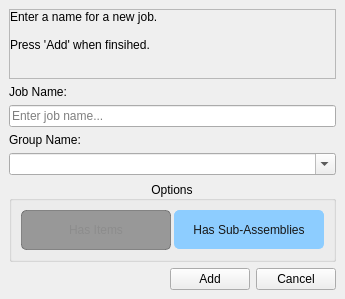
<?xml version="1.0" encoding="UTF-8"?>
<ui version="4.0">
 <class>Form</class>
 <widget class="QDialog" name="Form">
  <property name="geometry">
   <rect>
    <x>0</x>
    <y>0</y>
    <width>344</width>
    <height>291</height>
   </rect>
  </property>
  <property name="windowTitle">
   <string>Form</string>
  </property>
  <layout class="QHBoxLayout" name="horizontalLayout">
   <property name="spacing">
    <number>0</number>
   </property>
   <property name="leftMargin">
    <number>0</number>
   </property>
   <property name="topMargin">
    <number>0</number>
   </property>
   <property name="rightMargin">
    <number>0</number>
   </property>
   <property name="bottomMargin">
    <number>0</number>
   </property>
   <item>
    <widget class="QWidget" name="widget" native="true">
     <property name="contextMenuPolicy">
      <enum>Qt::ActionsContextMenu</enum>
     </property>
     <property name="autoFillBackground">
      <bool>false</bool>
     </property>
     <property name="styleSheet">
      <string notr="true"/>
     </property>
     <layout class="QVBoxLayout" name="verticalLayout_3" stretch="0">
      <property name="leftMargin">
       <number>0</number>
      </property>
      <property name="topMargin">
       <number>0</number>
      </property>
      <property name="rightMargin">
       <number>0</number>
      </property>
      <property name="bottomMargin">
       <number>0</number>
      </property>
      <item>
       <layout class="QVBoxLayout" name="verticalLayout">
        <property name="leftMargin">
         <number>9</number>
        </property>
        <property name="topMargin">
         <number>9</number>
        </property>
        <property name="rightMargin">
         <number>9</number>
        </property>
        <property name="bottomMargin">
         <number>9</number>
        </property>
        <item>
         <layout class="QHBoxLayout" name="horizontalLayout_4" stretch="0">
          <item>
           <widget class="QScrollArea" name="scrollArea">
            <property name="widgetResizable">
             <bool>true</bool>
            </property>
            <widget class="QWidget" name="scrollAreaWidgetContents">
             <property name="geometry">
              <rect>
               <x>0</x>
               <y>0</y>
               <width>322</width>
               <height>69</height>
              </rect>
             </property>
             <layout class="QVBoxLayout" name="verticalLayout_4">
              <property name="spacing">
               <number>0</number>
              </property>
              <property name="leftMargin">
               <number>0</number>
              </property>
              <property name="topMargin">
               <number>0</number>
              </property>
              <property name="rightMargin">
               <number>0</number>
              </property>
              <property name="bottomMargin">
               <number>0</number>
              </property>
              <item>
               <widget class="QLabel" name="lblMessage">
                <property name="sizePolicy">
                 <sizepolicy hsizetype="Preferred" vsizetype="Minimum">
                  <horstretch>0</horstretch>
                  <verstretch>0</verstretch>
                 </sizepolicy>
                </property>
                <property name="text">
                 <string>Enter a name for a new job.

Press 'Add' when finsihed.</string>
                </property>
                <property name="alignment">
                 <set>Qt::AlignLeading|Qt::AlignLeft|Qt::AlignTop</set>
                </property>
                <property name="wordWrap">
                 <bool>true</bool>
                </property>
               </widget>
              </item>
             </layout>
            </widget>
           </widget>
          </item>
         </layout>
        </item>
        <item>
         <widget class="QLabel" name="label">
          <property name="text">
           <string>Job Name:</string>
          </property>
         </widget>
        </item>
        <item>
         <widget class="QLineEdit" name="lineEdit_job_name">
          <property name="placeholderText">
           <string>Enter job name...</string>
          </property>
         </widget>
        </item>
        <item>
         <widget class="QLabel" name="label_2">
          <property name="text">
           <string>Group Name:</string>
          </property>
         </widget>
        </item>
        <item>
         <widget class="QComboBox" name="comboBox_group_name">
          <property name="editable">
           <bool>true</bool>
          </property>
         </widget>
        </item>
        <item>
         <widget class="QGroupBox" name="groupBox">
          <property name="title">
           <string>Options</string>
          </property>
          <property name="alignment">
           <set>Qt::AlignCenter</set>
          </property>
          <property name="flat">
           <bool>false</bool>
          </property>
          <property name="checkable">
           <bool>false</bool>
          </property>
          <layout class="QVBoxLayout" name="verticalLayout_6">
           <property name="spacing">
            <number>3</number>
           </property>
           <property name="leftMargin">
            <number>3</number>
           </property>
           <property name="topMargin">
            <number>3</number>
           </property>
           <property name="rightMargin">
            <number>3</number>
           </property>
           <property name="bottomMargin">
            <number>3</number>
           </property>
           <item>
            <layout class="QGridLayout" name="gridLayout">
             <property name="leftMargin">
              <number>6</number>
             </property>
             <property name="topMargin">
              <number>6</number>
             </property>
             <property name="rightMargin">
              <number>6</number>
             </property>
             <property name="bottomMargin">
              <number>6</number>
             </property>
             <item row="1" column="0">
              <widget class="QPushButton" name="pushButton_has_items">
               <property name="sizePolicy">
                <sizepolicy hsizetype="Fixed" vsizetype="Fixed">
                 <horstretch>0</horstretch>
                 <verstretch>0</verstretch>
                </sizepolicy>
               </property>
               <property name="minimumSize">
                <size>
                 <width>150</width>
                 <height>40</height>
                </size>
               </property>
               <property name="styleSheet">
                <string notr="true">QPushButton#pushButton_has_items{
    background-color: #8dcdff;
    border: 1px solid #8dcdff;
    border-radius: 5px;
}
QPushButton#pushButton_has_items:checked{
    background-color: #8dcdff;
    color: #171717;
}
QPushButton#pushButton_has_items:hover{
    background-color: #48b6ed;
    border-color: #8dcdff;
}
QPushButton#pushButton_has_items:pressed{
    background-color: #2b92c5;
    color: #171717;
}

QPushButton#pushButton_has_items:!checked {
    background-color: rgba(71, 71, 71, 130);
    border-color: rgba(71, 71, 71, 130);
    color: #8C8C8C;
}

QPushButton:hover#pushButton_has_items:!checked {
    background-color: rgba(76, 76, 76, 130);
    border-color: #8dcdff;
}

QPushButton:pressed#pushButton_has_items:!checked {
    background-color: #8dcdff;
    color: #171717;
}</string>
               </property>
               <property name="text">
                <string>Has Items</string>
               </property>
               <property name="checkable">
                <bool>true</bool>
               </property>
              </widget>
             </item>
             <item row="1" column="1">
              <widget class="QPushButton" name="pushButton_has_sub_assemblies">
               <property name="sizePolicy">
                <sizepolicy hsizetype="Fixed" vsizetype="Fixed">
                 <horstretch>0</horstretch>
                 <verstretch>0</verstretch>
                </sizepolicy>
               </property>
               <property name="minimumSize">
                <size>
                 <width>150</width>
                 <height>39</height>
                </size>
               </property>
               <property name="toolTip">
                <string>Will add/update Edit Laser Cut Inventory.</string>
               </property>
               <property name="autoFillBackground">
                <bool>false</bool>
               </property>
               <property name="styleSheet">
                <string notr="true">QPushButton#pushButton_has_sub_assemblies{
    background-color: #8dcdff;
    border: 1px solid #8dcdff;
    border-radius: 5px;
}
QPushButton#pushButton_has_sub_assemblies:checked{
    background-color: #8dcdff;
    color: #171717;
}
QPushButton#pushButton_has_sub_assemblies:hover{
    background-color: #48b6ed;
    border-color: #8dcdff;
}
QPushButton#pushButton_has_sub_assemblies:pressed{
    background-color: #2b92c5;
    color: #171717;
}

QPushButton#pushButton_has_sub_assemblies:!checked {
    background-color: rgba(71, 71, 71, 130);
    border-color: rgba(71, 71, 71, 130);
    color: #8C8C8C;
}

QPushButton:hover#pushButton_has_sub_assemblies:!checked {
    background-color: rgba(76, 76, 76, 130);
    border-color: #8dcdff;
}

QPushButton:pressed#pushButton_has_sub_assemblies:!checked {
    background-color: #8dcdff;
    color: #171717;
}</string>
               </property>
               <property name="text">
                <string>Has Sub-Assemblies</string>
               </property>
               <property name="checkable">
                <bool>true</bool>
               </property>
               <property name="checked">
                <bool>true</bool>
               </property>
               <property name="default">
                <bool>false</bool>
               </property>
              </widget>
             </item>
            </layout>
           </item>
          </layout>
         </widget>
        </item>
        <item>
         <layout class="QHBoxLayout" name="buttonsLayout">
          <item>
           <spacer name="horizontalSpacer">
            <property name="orientation">
             <enum>Qt::Horizontal</enum>
            </property>
            <property name="sizeHint" stdset="0">
             <size>
              <width>40</width>
              <height>20</height>
             </size>
            </property>
           </spacer>
          </item>
          <item>
           <widget class="QPushButton" name="pushButton_add">
            <property name="maximumSize">
             <size>
              <width>16777215</width>
              <height>16777215</height>
             </size>
            </property>
            <property name="text">
             <string>Add</string>
            </property>
           </widget>
          </item>
          <item>
           <widget class="QPushButton" name="pushButton_cancel">
            <property name="maximumSize">
             <size>
              <width>16777215</width>
              <height>16777215</height>
             </size>
            </property>
            <property name="text">
             <string>Cancel</string>
            </property>
           </widget>
          </item>
         </layout>
        </item>
       </layout>
      </item>
     </layout>
    </widget>
   </item>
  </layout>
 </widget>
 <resources/>
 <connections/>
</ui>
